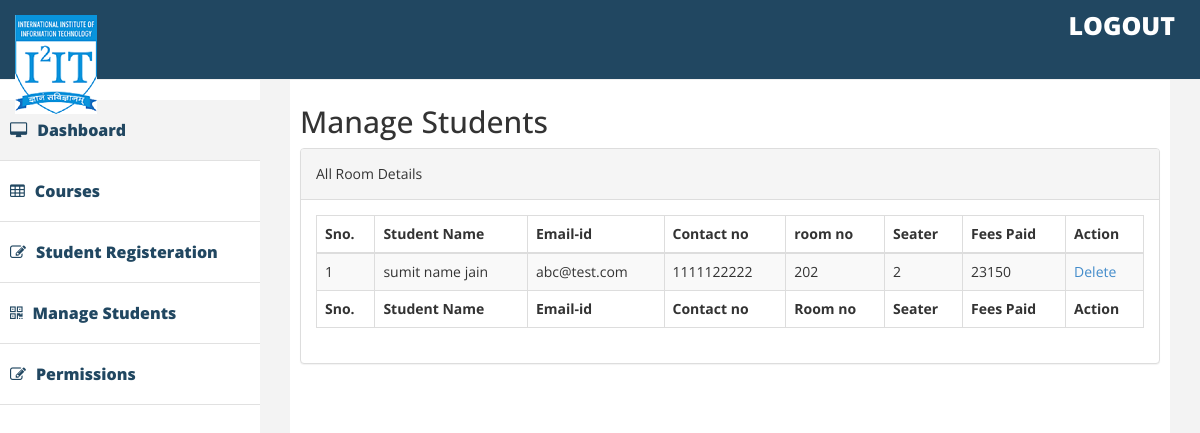
The page /manstud.php on the database its author committed.
### tables this page shows
CREATE TABLE IF NOT EXISTS `studentregistration` (
  `id` int(11) NOT NULL AUTO_INCREMENT,
  `FirstName` varchar(500) NOT NULL,
  `LastName` varchar(500) NOT NULL,
  `EmailID` varchar(500) NOT NULL,
  `MobileNumber` bigint(11) NOT NULL,
  `Gender` varchar(200) NOT NULL,
  `Birthday` date NOT NULL,
  `Address` varchar(3000) NOT NULL,
  `City` varchar(500) NOT NULL,
  `PinCode` int(11) NOT NULL,
  `State` varchar(500) NOT NULL,
  `Country` varchar(500) NOT NULL,
  `Room` bigint(11) NOT NULL,
  `Sharing` int(11) NOT NULL,
  `Mess` varchar(200) NOT NULL,
  `Fees_Paid` bigint(11) NOT NULL,
  `GuardianName` varchar(500) NOT NULL,
  `GMobileNumber` bigint(11) NOT NULL,
  `EMobileNumber` bigint(11) NOT NULL,
  PRIMARY KEY (`id`)
);

### manstud.php (the view, shortened to what this page needs)
<?php
$db =mysqli_connect("localhost","root","","hostel1");
?>
<!DOCTYPE html>
<html xmlns="http://www.w3.org/1999/xhtml">
<head>
    <link href="assets/css/bootstrap.css" rel="stylesheet" />
    <link href="assets/css/font-awesome.css" rel="stylesheet" />
    <link href="assets/css/custom.css" rel="stylesheet" />
</head>
<body>
    <form action ="delete.php" method ="GET">
    <div id="wrapper">
         <div class="navbar navbar-inverse navbar-fixed-top">
            <div class="adjust-nav">
                <div class="navbar-header">
                    <a class="navbar-brand" href="#">
                        <img src="assets/img/logo1.png" />
                    </a>
                </div>
                <span class="logout-spn" >
                  <a href="login.php" style="color:#fff;">LOGOUT</a>
                </span>
            </div>
        </div>
        <nav class="navbar-default navbar-side" role="navigation">
            <div class="sidebar-collapse">
                <ul class="nav" id="main-menu">
                    <li class="active-link">
                        <a href="admindashboard.html" ><i class="fa fa-desktop "></i>Dashboard </a>
                    </li>
                    <li>
                        <a href="http://localhost/hostel1/DBMS%20Project/Courses.php"><i class="fa fa-table "></i>Courses </a>
                    </li>
                    <li>
                        <a href="studentregistration.php"><i class="fa fa-edit "></i>Student Registeration</a>
                    <li>
                        <a href="manstud.php"><i class="fa fa-qrcode "></i>Manage Students</a>
                    </li>
                    <li>
                        <a href="adminpermission.php"><i class="fa fa-edit "></i>Permissions </a>
                    </li>
                </ul>
                </div>
        </nav>
        <div id="page-wrapper" >
            <div id="page-inner">
                <div class="row">
                    <div class="col-lg-12">
                     <h2>Manage Students</h2>
                    </div>
                </div>
        <div class="panel panel-default">
							<div class="panel-heading">All Room Details</div>
							<div class="panel-body">
								<table id="zctb" class="display table table-striped table-bordered table-hover" cellspacing="0" width="100%">
									<thead>
										<tr>
											<th>Sno.</th>
											<th>Student Name</th>
											<th>Email-id</th>
											<th>Contact no </th>
											<th>room no  </th>
											<th>Seater </th>
											<th>Fees Paid </th>
											<th>Action</th>
										</tr>
									</thead>
									<tfoot>
										<tr>
											<th>Sno.</th>
											<th>Student Name</th>
											<th>Email-id</th>
											<th>Contact no </th>
											<th>Room no  </th>
											<th>Seater </th>
											<th>Fees Paid </th>
											<th>Action </th>
										</tr>
									</tfoot>
									<tbody>
									<?php
$ret="select * from studentregistration";
$stmt= $db->prepare($ret) ;
$stmt->execute() ;
$res=$stmt->get_result();
$cnt=1;
while($row=$res->fetch_object())
	  {
	  	?>
<tr><td><?php echo $cnt;;?></td>
<td><?php echo $row->FirstName;?><?php echo " ";?><?php echo $row->GuardianName;?><?php echo " ";?><?php echo $row->LastName;?></td>
<td><?php echo $row->EmailID;?></td>
<td><?php echo $row->MobileNumber;?></td>
<td><?php echo $row->Room;?></td>
<td><?php echo $row->Sharing;?></td>
<td><?php echo $row->Fees_Paid;?></td>
<td>
<a href = 'delete.php?rn= "<?php echo $row->EmailID; ?>"'>Delete</td>
										</tr>
									<?php
$cnt=$cnt+1;
									 } ?>
								</tbody>
								</table>
					</div>
				</div>
			</div>
		</div>
	</div>
</form>
</body>
</html>

### assets/css/custom.css (style rules this page uses)
body { font-family: 'Open Sans', sans-serif; line-height:30px; }
#wrapper { width: 100%; margin-top:50px; }
#page-wrapper { padding: 15px 15px; min-height: 600px; background:#F3F3F3; }
#page-inner { width:100%; margin:10px 20px 10px 0px; background-color:#fff!important; padding:10px; min-height:1050px; }
.sidebar-collapse .nav { padding:0; padding-top:50px; }
.sidebar-collapse > .nav > li > a { padding:15px 10px; color: #214761; font-weight: 900; font-size: 16px; }
.sidebar-collapse > .nav > li { border-bottom:1px solid #e1e1e1; }
.navbar-side { border:none; background-color: #fff; }
.navbar-inverse { background-color: #214761; border-color: #F0F0F0; min-height: 80px; }
.nav > li > a > i { margin-right:10px; }
.logout-spn { float:right; color:#fff; font-size:25px; font-weight:800; margin:20px; margin: 10px 25px 10px 50px; }
.logout-spn a { text-decoration:none; }
.active-link { background-color:#f3f3f3; }
@media (min-width:768px) { #page-wrapper { margin: 0 0 0 260px; padding: 15px 30px; min-height: 1050px; } }
@media (min-width:768px) { .navbar-side { z-index: 1; position: absolute; width: 260px; } }

### rows shown on the page
studentregistration: FirstName "sumit", GuardianName "name", LastName "jain", EmailID "abc@test.com", MobileNumber "1111122222", Room "202", Sharing "2", Fees_Paid "23150"
